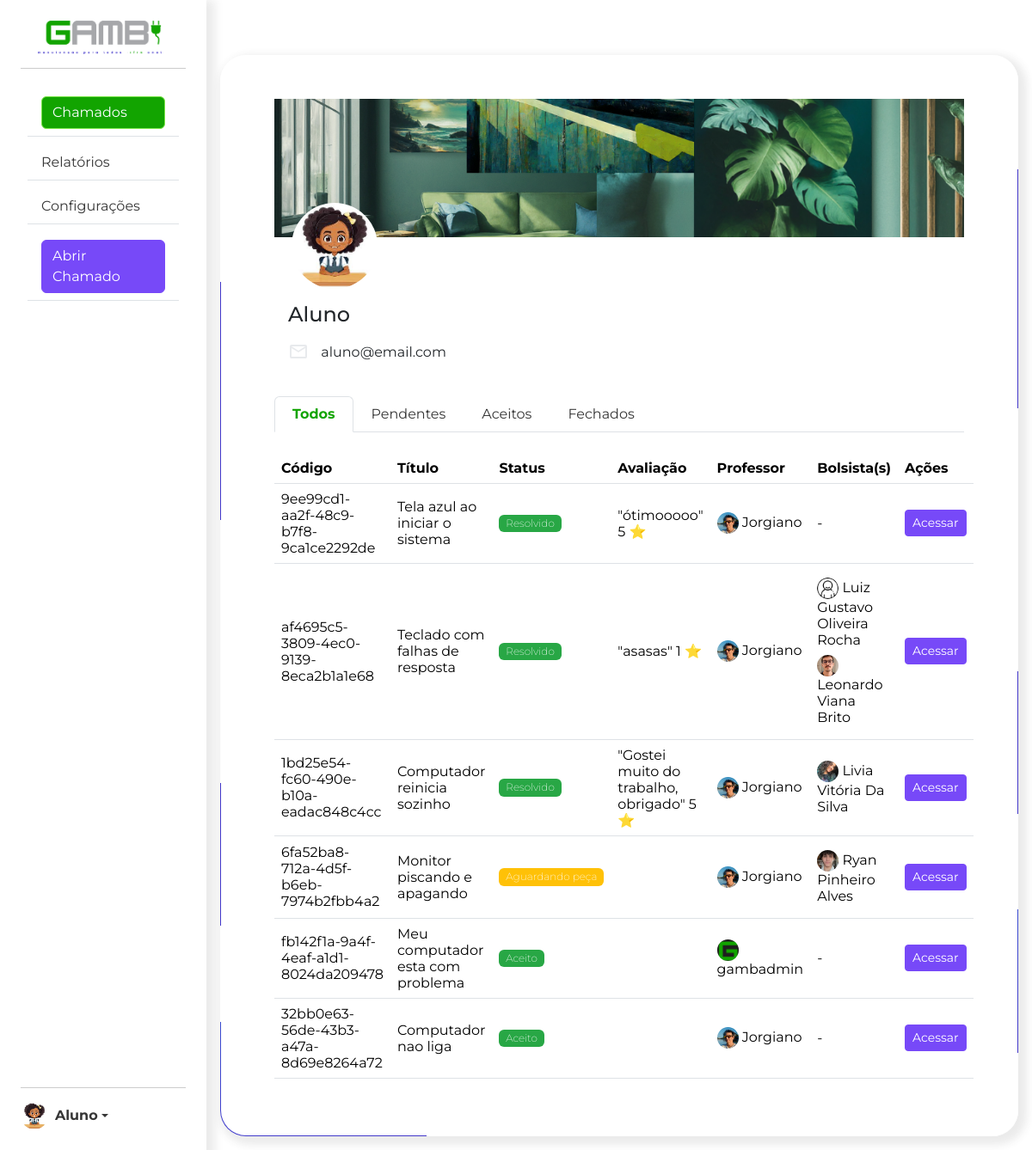
Before: /dashboard/ (signed in) with the older database file.
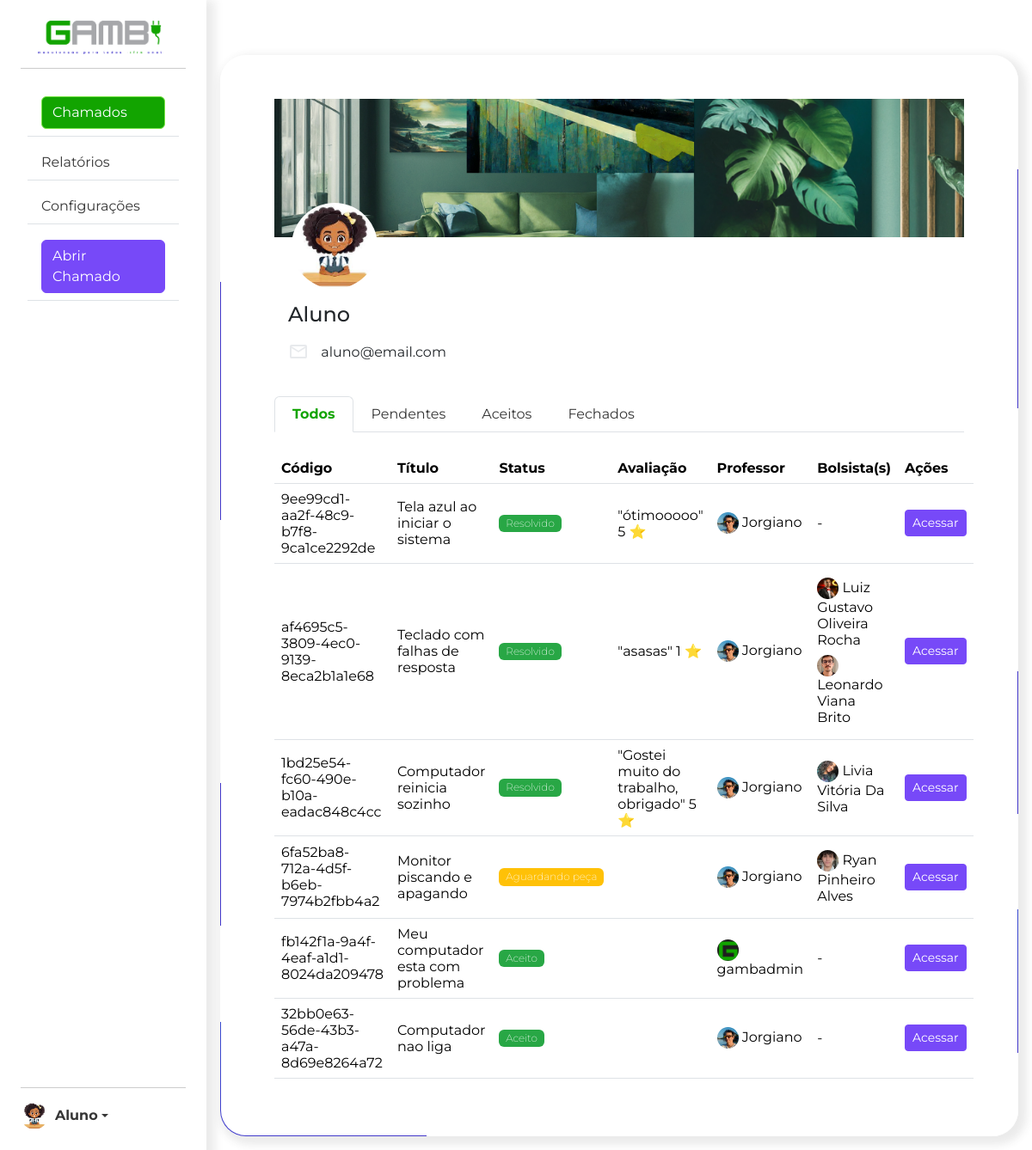
After: the same page with the newer database file.
### gambiarra/models.py (models this page shows, shortened)
class Bolsista(models.Model):
    nome = models.CharField(max_length=100, default="")
    matricula = models.CharField(max_length=20, default="")
    foto_perfil = models.ImageField(upload_to='Bolsista', null=True, blank=True, default='../media/Padrao/perfil_default.png')

### gambiarra/views.py (the view)
# urls.py: path('', views.DashboardView.as_view(), name='dashboard'),
@method_decorator(login_required, name='dispatch')
class DashboardView(View):
    def get(self, request, *args, **kwargs):
        chamados = Chamado.objects.all().prefetch_related('bolsistas', 'avaliacao')
        if request.user.tipo_usuario != '4':
            chamados = Chamado.objects.filter(cliente=request.user).prefetch_related('bolsistas', 'avaliacao')
        avaliar = AvaliacaoForm()
        context = {'chamados':chamados, "avaliar":avaliar}
        return render(request, 'dashboard/index.html', context)

### users/models.py (called while the page is built)
    def __str__(self):
        return f'{self.username}'

### gambiarra/templates/dashboard/index.html (shortened to what the changed rows need)
{% extends "dashboard/base.html" %}
{% load bootstrap5 %}
{% load static %}
{% block conteudo %}
<div class="container">
    <div class="tab-content mt-4">
        <div class="tab-pane fade show active" id="todos" role="tabpanel" aria-labelledby="todos-tab">
            <table class="table table-hover mt-4">
                <thead>
                    <tr>
                        <th scope="col"><b>Código</b></th>
                        <th scope="col"><b>Título</b></th>
                        <th scope="col"><b>Status</b></th>
                        <th scope="col"><b>Avaliação</b></th>
                        <th scope="col"><b>Professor</b></th>
                        <th scope="col"><b>Bolsista(s)</b></th>
                        <th scope="col"><b>Ações</b></th>
                    </tr>
                </thead>
                <tbody>
                    {% for c in chamados %}
                    <tr class="tr-dashboard">
                        <th scope="row">
                            {{c.code}}
                        </th>
                        <th>
                            {{c.titulo}}
                        </th>
                        <th>
                            {% if c.status == '1' %}
                            <span class="badge badge-secondary">{{ c.get_status_display }}</span>
                            {% elif c.status == '2' %}
                            <span class="badge badge-success">{{ c.get_status_display }}</span>
                            {% elif c.status == '3' or c.status == '4' %}
                            <span class="badge badge-info">{{ c.get_status_display }}</span>
                            {% elif c.status == '5' %}
                            <span class="badge badge-warning">{{ c.get_status_display }}</span>
                            {% elif c.status == '6' or c.status == '8' %}
                            <span class="badge badge-danger">{{ c.get_status_display }}</span>
                            {% elif c.status == '7' %}
                            <span class="badge badge-success">{{ c.get_status_display }}</span>
                            {% else %}
                            <span class="badge badge-secondary">{{ c.get_status_display }}</span>
                            {% endif %}
                        </th>
                        <th>
                            {% if c.avaliacao %}
                            "{{ c.avaliacao.texto }}"
                            {{ c.avaliacao.nota }}
                            &#11088;
                            {% endif %}
                        </th>
                        <th>
                            {% if c.professor %}
                            <img src="{{ c.professor.foto_perfil.url }}" alt="" width="25px" class="rounded-circle ">
                            {{c.professor}}
                            {% else %}
                            -
                            {% endif%}
                        </th>
                        <th scope="row">
                            {% if c.bolsistas.all %}
                            {% for b in c.bolsistas.all %}
                            <div class="mb-2 mt-2">
                                <img src="{{ b.foto_perfil.url }}" alt="{{ b.nome }}" class="rounded-circle img-fluid"
                                    style="width: 25px; height: 25px; object-fit: cover;">
                                {{ b.nome }}
                            </div>
                            {% endfor %}
                            {% else %}
                            -
                            {% endif %}
                        </th>
                        <th>
                            <div class="button-group">
                                {% if request.user == c.cliente %}
                                <a href="{% url 'gambiarra:detalhes' c.pk %}">
                                    <button class="btn btn-primary btn-sm">Acessar</button>
                                </a>
                                {% if c.status >= '7' %}
                            </div>
                            {% endif %}
                            {% endif %}
                        </th>
                    </tr>
                    {% endfor %}
                </tbody>
            </table>
        </div>
    </div>
</div>
{% endblock %}

Changed rows visible on the page:
changed Bolsista "Luiz Gustavo Oliveira Rocha": foto_perfil: picture added in place of a placeholder
